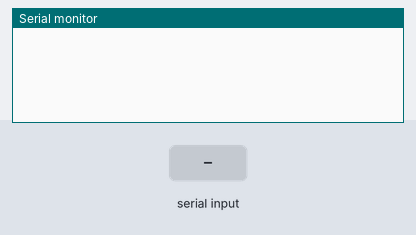
Recording of a sketch running on a simulated Arduino Uno, built with avr-gcc and run on an emulated ATmega328P. On the bench: the last lines printed to the serial monitor. The test bench sets the inputs (shaded band).

Above: at 1.2 s.
1.3 s: "AT\n" received over Serial
At 1.7 s:
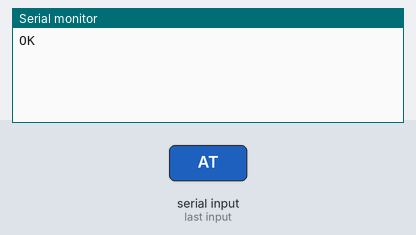
2.8 s: "AT+VERSION?\n" received over Serial
At 3.2 s:
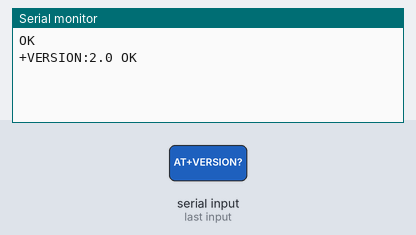

Measured:
- after the input at 1.3 s, the serial monitor: prints a new line at once (image 1)
- after the input at 2.8 s, the serial monitor: prints a new line at once (image 2)

The sketch:

BLE1.1.ino
```cpp
String command = "";

void setup() {
  Serial.begin(9600);
}

void loop() {
  if (Serial.available() > 0) {
    command = Serial.readStringUntil('\n');
    command.trim(); // Xóa khoảng trắng và ký tự xuống dòng \r

    if (command.length() > 0) {
      if (command == "AT") {
        Serial.println("OK");
      }
      else if (command.startsWith("AT+NAME=") || command == "AT+NAME?") {
        Serial.println("OK");
      }
      else if (command.startsWith("AT+PSWD=") || command.startsWith("AT+PASWD=")) {
        Serial.println("OK");
      }
      else if (command == "AT+VERSION?") {
        Serial.println("+VERSION:2.0 OK");
      }
      else if (command.startsWith("AT+UART=") || command.startsWith("AT+UART")) {
        Serial.println("OK");
      }
      else if (command == "AT+ORGL") {
        Serial.println("OK");
      }
      else if (command.startsWith("AT+ROLE=")) {
        Serial.println("OK");
      }
      else if (command.startsWith("AT+MODE=")) { // Đã bổ sung
        Serial.println("OK");
      }
      else if (command.startsWith("AT+BIND=") || command.startsWith("AT+BIND-")) { // Đã bổ sung
        Serial.println("OK");
      }
      else if (command.startsWith("AT+LINK=") || command.startsWith("AT+LINK")) { // Đã bổ sung
        Serial.println("OK");
      }
      else if (command == "AT+ADDR?") {
        Serial.println("ADDR:123:34:232321");
      }
      else {
        Serial.println("ERROR");
      }
    }
  }
}
```
